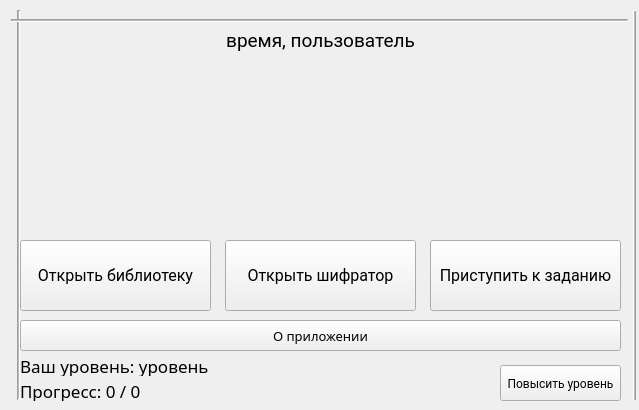
<?xml version="1.0" encoding="UTF-8"?>
<ui version="4.0">
 <class>MainWindow</class>
 <widget class="QMainWindow" name="MainWindow">
  <property name="geometry">
   <rect>
    <x>0</x>
    <y>0</y>
    <width>639</width>
    <height>410</height>
   </rect>
  </property>
  <property name="maximumSize">
   <size>
    <width>639</width>
    <height>410</height>
   </size>
  </property>
  <property name="windowTitle">
   <string>aCrypt - главное окно</string>
  </property>
  <property name="autoFillBackground">
   <bool>false</bool>
  </property>
  <widget class="QWidget" name="centralwidget">
   <property name="minimumSize">
    <size>
     <width>639</width>
     <height>410</height>
    </size>
   </property>
   <property name="maximumSize">
    <size>
     <width>639</width>
     <height>410</height>
    </size>
   </property>
   <widget class="Line" name="decoLineLeft">
    <property name="geometry">
     <rect>
      <x>10</x>
      <y>10</y>
      <width>16</width>
      <height>390</height>
     </rect>
    </property>
    <property name="lineWidth">
     <number>1</number>
    </property>
    <property name="midLineWidth">
     <number>1</number>
    </property>
    <property name="orientation">
     <enum>Qt::Orientation::Vertical</enum>
    </property>
   </widget>
   <widget class="Line" name="decoLineRight">
    <property name="geometry">
     <rect>
      <x>626</x>
      <y>10</y>
      <width>16</width>
      <height>390</height>
     </rect>
    </property>
    <property name="frameShadow">
     <enum>QFrame::Shadow::Raised</enum>
    </property>
    <property name="midLineWidth">
     <number>1</number>
    </property>
    <property name="orientation">
     <enum>Qt::Orientation::Vertical</enum>
    </property>
   </widget>
   <widget class="QLabel" name="welcomeLabel">
    <property name="geometry">
     <rect>
      <x>50</x>
      <y>20</y>
      <width>541</width>
      <height>41</height>
     </rect>
    </property>
    <property name="font">
     <font>
      <family>Roboto</family>
      <pointsize>14</pointsize>
      <bold>false</bold>
     </font>
    </property>
    <property name="autoFillBackground">
     <bool>false</bool>
    </property>
    <property name="text">
     <string>время, пользователь</string>
    </property>
    <property name="scaledContents">
     <bool>true</bool>
    </property>
    <property name="alignment">
     <set>Qt::AlignmentFlag::AlignCenter</set>
    </property>
    <property name="wordWrap">
     <bool>false</bool>
    </property>
   </widget>
   <widget class="Line" name="decoLineUp">
    <property name="geometry">
     <rect>
      <x>11</x>
      <y>10</y>
      <width>617</width>
      <height>20</height>
     </rect>
    </property>
    <property name="midLineWidth">
     <number>1</number>
    </property>
    <property name="orientation">
     <enum>Qt::Orientation::Horizontal</enum>
    </property>
   </widget>
   <widget class="QLabel" name="levelLabel">
    <property name="geometry">
     <rect>
      <x>20</x>
      <y>355</y>
      <width>601</width>
      <height>21</height>
     </rect>
    </property>
    <property name="font">
     <font>
      <family>Roboto Lt Light</family>
      <pointsize>13</pointsize>
      <bold>false</bold>
     </font>
    </property>
    <property name="autoFillBackground">
     <bool>false</bool>
    </property>
    <property name="text">
     <string>Ваш уровень: уровень</string>
    </property>
    <property name="scaledContents">
     <bool>true</bool>
    </property>
    <property name="alignment">
     <set>Qt::AlignmentFlag::AlignLeading|Qt::AlignmentFlag::AlignLeft|Qt::AlignmentFlag::AlignVCenter</set>
    </property>
    <property name="wordWrap">
     <bool>false</bool>
    </property>
    <property name="margin">
     <number>0</number>
    </property>
   </widget>
   <widget class="QLabel" name="progressLabel">
    <property name="geometry">
     <rect>
      <x>20</x>
      <y>380</y>
      <width>601</width>
      <height>21</height>
     </rect>
    </property>
    <property name="font">
     <font>
      <family>Roboto Lt Light</family>
      <pointsize>13</pointsize>
      <bold>false</bold>
     </font>
    </property>
    <property name="autoFillBackground">
     <bool>false</bool>
    </property>
    <property name="text">
     <string>Прогресс: 0 / 0</string>
    </property>
    <property name="scaledContents">
     <bool>true</bool>
    </property>
    <property name="alignment">
     <set>Qt::AlignmentFlag::AlignLeading|Qt::AlignmentFlag::AlignLeft|Qt::AlignmentFlag::AlignVCenter</set>
    </property>
    <property name="wordWrap">
     <bool>false</bool>
    </property>
    <property name="margin">
     <number>0</number>
    </property>
   </widget>
   <widget class="QPushButton" name="taskButton">
    <property name="geometry">
     <rect>
      <x>430</x>
      <y>240</y>
      <width>191</width>
      <height>71</height>
     </rect>
    </property>
    <property name="font">
     <font>
      <family>Roboto</family>
      <pointsize>12</pointsize>
     </font>
    </property>
    <property name="focusPolicy">
     <enum>Qt::FocusPolicy::NoFocus</enum>
    </property>
    <property name="text">
     <string>Приступить к заданию</string>
    </property>
   </widget>
   <widget class="QPushButton" name="knowledgeButton">
    <property name="geometry">
     <rect>
      <x>20</x>
      <y>240</y>
      <width>191</width>
      <height>71</height>
     </rect>
    </property>
    <property name="font">
     <font>
      <family>Roboto</family>
      <pointsize>12</pointsize>
     </font>
    </property>
    <property name="focusPolicy">
     <enum>Qt::FocusPolicy::StrongFocus</enum>
    </property>
    <property name="layoutDirection">
     <enum>Qt::LayoutDirection::LeftToRight</enum>
    </property>
    <property name="text">
     <string>Открыть библиотеку</string>
    </property>
   </widget>
   <widget class="QPushButton" name="infoButton">
    <property name="geometry">
     <rect>
      <x>20</x>
      <y>320</y>
      <width>601</width>
      <height>31</height>
     </rect>
    </property>
    <property name="font">
     <font>
      <family>Roboto Lt</family>
      <pointsize>10</pointsize>
     </font>
    </property>
    <property name="focusPolicy">
     <enum>Qt::FocusPolicy::StrongFocus</enum>
    </property>
    <property name="layoutDirection">
     <enum>Qt::LayoutDirection::LeftToRight</enum>
    </property>
    <property name="text">
     <string>О приложении</string>
    </property>
   </widget>
   <widget class="QLabel" name="booksIcon">
    <property name="geometry">
     <rect>
      <x>50</x>
      <y>100</y>
      <width>131</width>
      <height>121</height>
     </rect>
    </property>
    <property name="frameShape">
     <enum>QFrame::Shape::NoFrame</enum>
    </property>
    <property name="text">
     <string/>
    </property>
    <property name="scaledContents">
     <bool>true</bool>
    </property>
   </widget>
   <widget class="QLabel" name="taskIcon">
    <property name="geometry">
     <rect>
      <x>460</x>
      <y>100</y>
      <width>131</width>
      <height>121</height>
     </rect>
    </property>
    <property name="frameShape">
     <enum>QFrame::Shape::NoFrame</enum>
    </property>
    <property name="text">
     <string/>
    </property>
    <property name="scaledContents">
     <bool>true</bool>
    </property>
   </widget>
   <widget class="QPushButton" name="simulationButton">
    <property name="geometry">
     <rect>
      <x>225</x>
      <y>240</y>
      <width>191</width>
      <height>71</height>
     </rect>
    </property>
    <property name="font">
     <font>
      <family>Roboto</family>
      <pointsize>12</pointsize>
     </font>
    </property>
    <property name="focusPolicy">
     <enum>Qt::FocusPolicy::NoFocus</enum>
    </property>
    <property name="text">
     <string>Открыть шифратор</string>
    </property>
   </widget>
   <widget class="QLabel" name="simulationIcon">
    <property name="geometry">
     <rect>
      <x>255</x>
      <y>100</y>
      <width>131</width>
      <height>121</height>
     </rect>
    </property>
    <property name="frameShape">
     <enum>QFrame::Shape::NoFrame</enum>
    </property>
    <property name="text">
     <string/>
    </property>
    <property name="scaledContents">
     <bool>true</bool>
    </property>
   </widget>
   <widget class="QPushButton" name="levelButton">
    <property name="geometry">
     <rect>
      <x>500</x>
      <y>365</y>
      <width>121</width>
      <height>36</height>
     </rect>
    </property>
    <property name="font">
     <font>
      <family>Roboto</family>
     </font>
    </property>
    <property name="text">
     <string>Повысить уровень</string>
    </property>
   </widget>
   <widget class="QPushButton" name="themeSelector">
    <property name="geometry">
     <rect>
      <x>590</x>
      <y>20</y>
      <width>31</width>
      <height>31</height>
     </rect>
    </property>
    <property name="text">
     <string/>
    </property>
    <property name="default">
     <bool>false</bool>
    </property>
    <property name="flat">
     <bool>true</bool>
    </property>
   </widget>
  </widget>
 </widget>
 <resources/>
 <connections/>
</ui>
